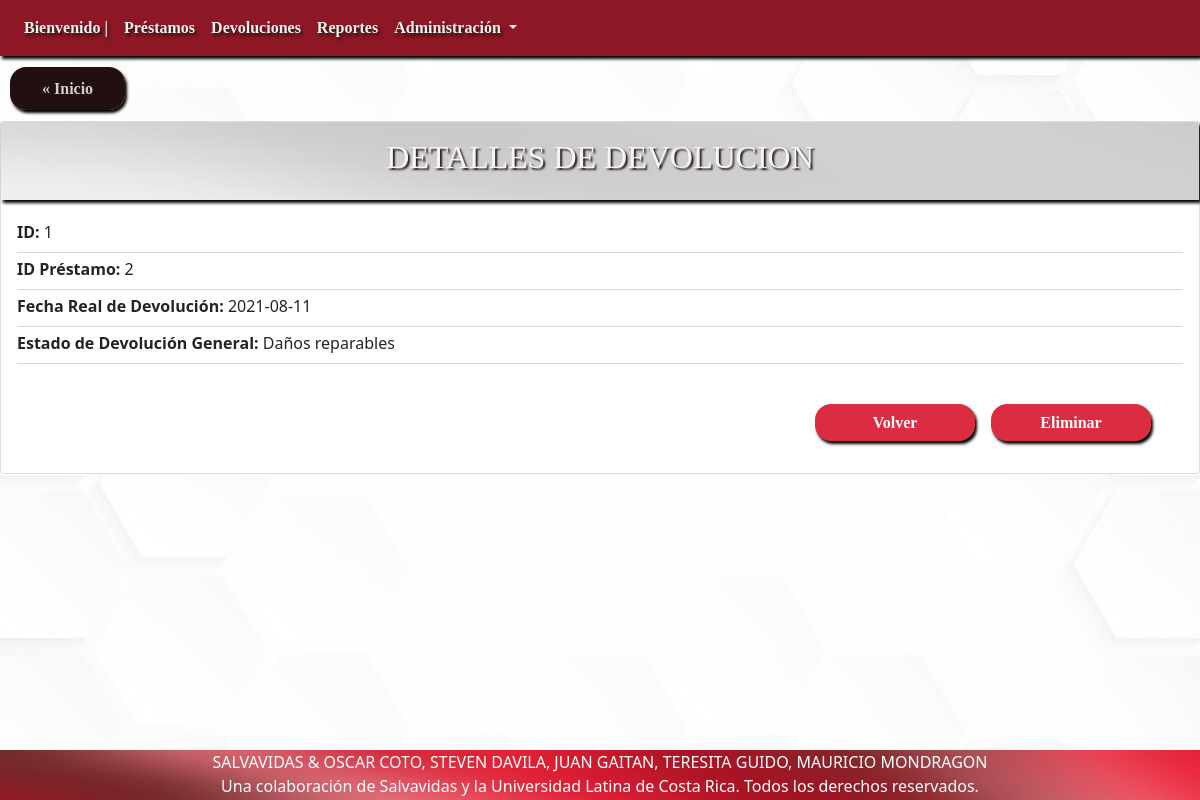
The page /?c=detalleDevolucion&idDevolucion=1 on the database its author committed.
### tables this page shows
CREATE TABLE `devolucion` (
  `idDevolucion` int(11) NOT NULL,
  `idPrestamo` int(11) NOT NULL,
  `fechaRealDevolucion` date DEFAULT current_timestamp(),
  `idEstadoDevolucionGeneral` int(11) NOT NULL
);

CREATE TABLE `estadodevoluciongeneral` (
  `idEstadoDevolucionGeneral` int(11) NOT NULL,
  `descripcionEstadoDevolucionGeneral` varchar(50) DEFAULT NULL
);

### controller/detalleDevolucion.php (called while the page is built, shortened)
<?php
include 'model/Devolucion.php';
$devolucionId = $_GET['idDevolucion'];
$sDevolucion = new Devolucion();
    $selectDevolucion = $sDevolucion->seleccionarDevolucion($devolucionId);
    $EstadoDevGnrl = new EstadoDevolucionGen();
    $allEstadoDevGnrl = $EstadoDevGnrl->seleccionarAllEstadoDevolucionGen();
include 'view/verDetalleDevolucion.php';

### model/Devolucion.php (called while the page is built, shortened)
<?php
include_once "model/EstadoDevolucionGeneral.php";
class Devolucion {
    public function __construct($idDevolucion = 0, $idPrestamo = 0,$fechaRealDevolucion = "",$idEstadoDevolucionGeneral= 0) {
        $this->idDevolucion = $idDevolucion;
        $this->idPrestamo = $idPrestamo;
        $this->fechaRealDevolucion = $fechaRealDevolucion;
        $this->idEstadoDevolucionGeneral = $idEstadoDevolucionGeneral;
    }
    function seleccionarDevolucion($idDevolucion = 0) {
        $query = "SELECT * FROM devolucion";
        if ($idDevolucion) {
            $query .= " where idDevolucion = '$idDevolucion'";
        }
        $pdo = new Connection();
        $pdo = $pdo->open();
        $result = $pdo->query($query);
        $rows = [];
        foreach ($result->fetchAll() as $row) {
            $rows[] = new Devolucion($row['idDevolucion'], $row['idPrestamo'],
            $row['fechaRealDevolucion'],$row['idEstadoDevolucionGeneral']);
        }
        return $rows;
    }
}

### model/EstadoDevolucionGeneral.php (called while the page is built, shortened)
<?php
class EstadoDevolucionGen {
    public function __construct($idEstadoDevolucionGeneral = 0, $descripcionEstadoDevolucionGeneral = "") {
        $this->idEstadoDevolucionGeneral = $idEstadoDevolucionGeneral;
        $this->descripcionEstadoDevolucionGeneral = $descripcionEstadoDevolucionGeneral;
    }
    function seleccionarAllEstadoDevolucionGen() {
        $query = "SELECT * FROM estadodevoluciongeneral";
        $pdo = new Connection();
        $pdo = $pdo->open();
        $result = $pdo->query($query);
        $rows = [];
        foreach ($result->fetchAll() as $row) {
            $rows[] = new EstadoDevolucionGen($row['idEstadoDevolucionGeneral'], $row['descripcionEstadoDevolucionGeneral']);
        }
        return $rows;
    }
}

### view/verDetalleDevolucion.php (the view, shortened to what this page needs)
<div class="upside">
    <a href="index.php" class="Inicio">« Inicio</a>
</div>
<div class="card" id="ListaCompleta">
    <div class="card-title">
        <h2> DETALLES DE DEVOLUCION </h2>
    </div>
    <?php
        foreach ($selectDevolucion as $value) {    ?>
    <div class="card-body">
        <p class="card-subtitle mb-2" id="card-subtitle">
            <strong>ID: </strong> <?php echo $value->idDevolucion; ?></p>
                <div class="dropdown-divider"></div>
        <p class="card-subtitle mb-2" id="card-subtitle">
            <strong>ID Préstamo: </strong> <?php echo $value->idPrestamo; ?></p>
                    <div class="dropdown-divider"></div>
        <p class="card-subtitle mb-2" id="card-subtitle">
            <strong> Fecha Real de Devolución: </strong><?php echo $value->fechaRealDevolucion; ?></p>
                <div class="dropdown-divider"></div>
        <p class="card-subtitle mb-2" id="card-subtitle">
            <strong>Estado de Devolución General: </strong>
            <?php foreach ($allEstadoDevGnrl as $valor2) {
                if ($value->idEstadoDevolucionGeneral == $valor2->idEstadoDevolucionGeneral) { ?>
                    <?php echo $valor2->descripcionEstadoDevolucionGeneral	; ?>
            <?php } } ?>
        </p>
                <div class="dropdown-divider"></div>
    </div>
    <div class="card-dfooter">
        <a href="?c=eliminarDevolucion&idDevolucion=<?php echo $value->idDevolucion; ?>" class="card-link">Eliminar</a>
        <a href="?c=detalleAllDevolucion" class="card-link">Volver</a>
    </div>
    <?php   }  ?>
</div>

### css/style.css (style rules this page uses)
body { background-image: url("../img/wallpaper.jpg"); background-position: center; background-attachment: fixed; background-size:cover; }
.card { margin: auto; width: 100%; display: flexbox; }
.card .card-title { background-image: url("../img/card-subtitle-wallpaper.jpg"); color: whitesmoke; text-align: center; font-family: "Arial Black"; box-shadow: 2px 3px 3px black; }
.card .card-title h2 { text-shadow: 2px 2px 2px #2b1515; padding: 1rem; }

### css/style1.css (style rules this page uses)
#ListaCompleta { margin-top: 10px; width: inherit; }
.upside { margin-top: 20px; margin-left: 10px; margin-bottom: 20px; }
.upside .Inicio { margin: auto; padding: 0.8rem 2rem; text-align: center; background: #221010; color: #cfcfcf; text-decoration: none; width: 50%; box-shadow: 2px 3px 3px black; font-family: "Georgia"; font-weight: bold; border-radius: 1rem; }
.card-dfooter { margin-top: 1rem; margin-right: 2rem; margin-bottom: 2rem; }
.card-dfooter .card-link { float: right; margin-right: 1rem; padding: 0.4rem 2rem; text-align: center; background: #dc2c41; color: white; text-decoration: none; width: 10rem; box-shadow: 2px 3px 3px black; font-family: "Georgia"; font-weight: bold; border-radius: 1rem; }

### rows shown on the page
devolucion: idDevolucion "1", idPrestamo "2", fechaRealDevolucion "2021-08-11"
estadodevoluciongeneral: descripcionEstadoDevolucionGeneral "Daños reparables"
